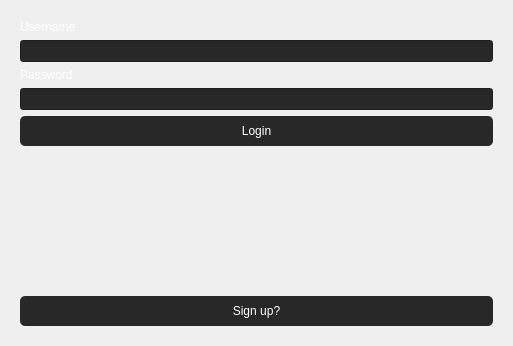
<?xml version="1.0" encoding="UTF-8"?>
<ui version="4.0">
 <class>Dialog</class>
 <widget class="QDialog" name="Dialog">
  <property name="geometry">
   <rect>
    <x>0</x>
    <y>0</y>
    <width>513</width>
    <height>346</height>
   </rect>
  </property>
  <property name="windowTitle">
   <string>Dialog</string>
  </property>
  <property name="styleSheet">
   <string notr="true">QDialog {
    background: qlineargradient(
        x1: 0, y1: 0, x2: 1, y2: 1,
        stop: 0 #3a3a3a,  /* Start color (red) */
        stop: 1 #212121   /* End color (blue) */
    );
}
</string>
  </property>
  <layout class="QVBoxLayout" name="verticalLayout">
   <item>
    <widget class="QStackedWidget" name="stackedWidget">
     <property name="currentIndex">
      <number>0</number>
     </property>
     <widget class="QWidget" name="page">
      <layout class="QVBoxLayout" name="verticalLayout_5">
       <item>
        <layout class="QVBoxLayout" name="verticalLayout_2">
         <item>
          <widget class="QLabel" name="usrname_label">
           <property name="styleSheet">
            <string notr="true">color: white;</string>
           </property>
           <property name="text">
            <string>Username</string>
           </property>
          </widget>
         </item>
         <item>
          <widget class="QLineEdit" name="name_edit">
           <property name="styleSheet">
            <string notr="true">QLineEdit {
	background-color: #282828;
	color: white;


}</string>
           </property>
           <property name="maxLength">
            <number>16</number>
           </property>
          </widget>
         </item>
         <item>
          <widget class="QLabel" name="pass_label">
           <property name="styleSheet">
            <string notr="true">color: white;</string>
           </property>
           <property name="text">
            <string>Password</string>
           </property>
          </widget>
         </item>
         <item>
          <widget class="QLineEdit" name="pass_edit">
           <property name="styleSheet">
            <string notr="true">QLineEdit {
	background-color: #282828;
	color: white;


}</string>
           </property>
           <property name="maxLength">
            <number>32</number>
           </property>
          </widget>
         </item>
         <item>
          <widget class="QPushButton" name="login_btn">
           <property name="styleSheet">
            <string notr="true">QPushButton {
	background-color: #282828;
 	color: white;
	border-radius: 5%;
	border: none;
	height: 30%;
}
QPushButton:hover {
	background-color: #212121;

}
QPushButton:pressed {
	background-color: #191919;
	padding-left: 52%;
}

</string>
           </property>
           <property name="text">
            <string>Login</string>
           </property>
          </widget>
         </item>
         <item>
          <spacer name="verticalSpacer_2">
           <property name="orientation">
            <enum>Qt::Orientation::Vertical</enum>
           </property>
           <property name="sizeHint" stdset="0">
            <size>
             <width>20</width>
             <height>40</height>
            </size>
           </property>
          </spacer>
         </item>
         <item>
          <widget class="QPushButton" name="switch_to_log_btn_2">
           <property name="styleSheet">
            <string notr="true">QPushButton {
	background-color: #282828;
 	color: white;
	border-radius: 5%;
	border: none;
	height: 30%;
}
QPushButton:hover {
	background-color: #212121;

}
QPushButton:pressed {
	background-color: #191919;
	padding-left: 52%;
}

</string>
           </property>
           <property name="text">
            <string>Sign up?</string>
           </property>
          </widget>
         </item>
        </layout>
       </item>
      </layout>
     </widget>
     <widget class="QWidget" name="page_2">
      <layout class="QVBoxLayout" name="verticalLayout_4">
       <item>
        <layout class="QVBoxLayout" name="verticalLayout_3">
         <item>
          <widget class="QLabel" name="label_3">
           <property name="styleSheet">
            <string notr="true">color: white;</string>
           </property>
           <property name="text">
            <string>Username</string>
           </property>
          </widget>
         </item>
         <item>
          <widget class="QLineEdit" name="reg_name_edit">
           <property name="styleSheet">
            <string notr="true">background-color: #282828;
color: white;</string>
           </property>
           <property name="maxLength">
            <number>16</number>
           </property>
          </widget>
         </item>
         <item>
          <widget class="QLabel" name="label_4">
           <property name="styleSheet">
            <string notr="true">color: white;</string>
           </property>
           <property name="text">
            <string>Password</string>
           </property>
          </widget>
         </item>
         <item>
          <widget class="QLineEdit" name="reg_pass_edit">
           <property name="styleSheet">
            <string notr="true">background-color: #282828;
color: white;</string>
           </property>
           <property name="maxLength">
            <number>32</number>
           </property>
          </widget>
         </item>
         <item>
          <widget class="QPushButton" name="reg_btn">
           <property name="styleSheet">
            <string notr="true">QPushButton {
	background-color: #282828;
 	color: white;
	border-radius: 5%;
	border: none;
	height: 30%;
}
QPushButton:hover {
	background-color: #212121;

}
QPushButton:pressed {
	background-color: #191919;
	padding-left: 52%;
}

</string>
           </property>
           <property name="text">
            <string>Register</string>
           </property>
          </widget>
         </item>
         <item>
          <spacer name="verticalSpacer">
           <property name="orientation">
            <enum>Qt::Orientation::Vertical</enum>
           </property>
           <property name="sizeHint" stdset="0">
            <size>
             <width>20</width>
             <height>40</height>
            </size>
           </property>
          </spacer>
         </item>
         <item>
          <widget class="QPushButton" name="switch_to_log_btn">
           <property name="styleSheet">
            <string notr="true">QPushButton {
	background-color: #282828;
 	color: white;
	border-radius: 5%;
	border: none;
	height: 30%;
}
QPushButton:hover {
	background-color: #212121;

}
QPushButton:pressed {
	background-color: #191919;
	padding-left: 52%;
}

</string>
           </property>
           <property name="text">
            <string>Already registered?</string>
           </property>
          </widget>
         </item>
        </layout>
       </item>
      </layout>
     </widget>
    </widget>
   </item>
  </layout>
 </widget>
 <resources/>
 <connections/>
</ui>
